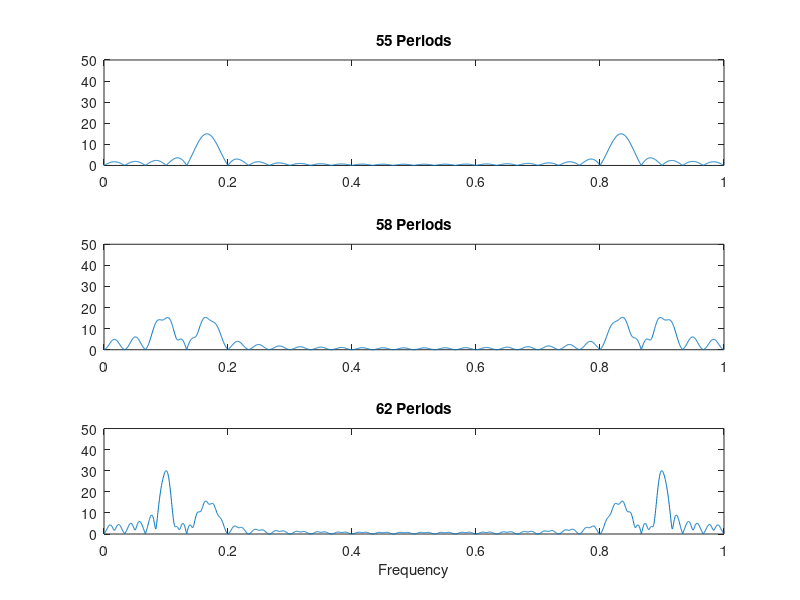

MATLAB code for this plot:
n = [0:29];
x = sin(2*pi*n/10); % 3 periods
x0 = sin(2*pi*n*55/30); % 55 periods
x00 = sin(2*pi*n/30); %1 period
x1 = [x0]; %55
x2 = [x0 x]; %58
x3 = [x0 x x]; %62 
N = 2048;
X1 = abs(fft(x1,N));
X2 = abs(fft(x2,N));
X3 = abs(fft(x3,N));
F = [0:N-1]/N;
figure(23)
subplot(311)
plot(F,X1),title('55 Periods'),axis([0 1 0 50])
subplot(312)
plot(F,X2),title('58 Periods'), axis([0 1 0 50])
subplot(313)
plot(F,X3),title('62 Periods'),axis([0 1 0 50]), xlabel('Frequency')